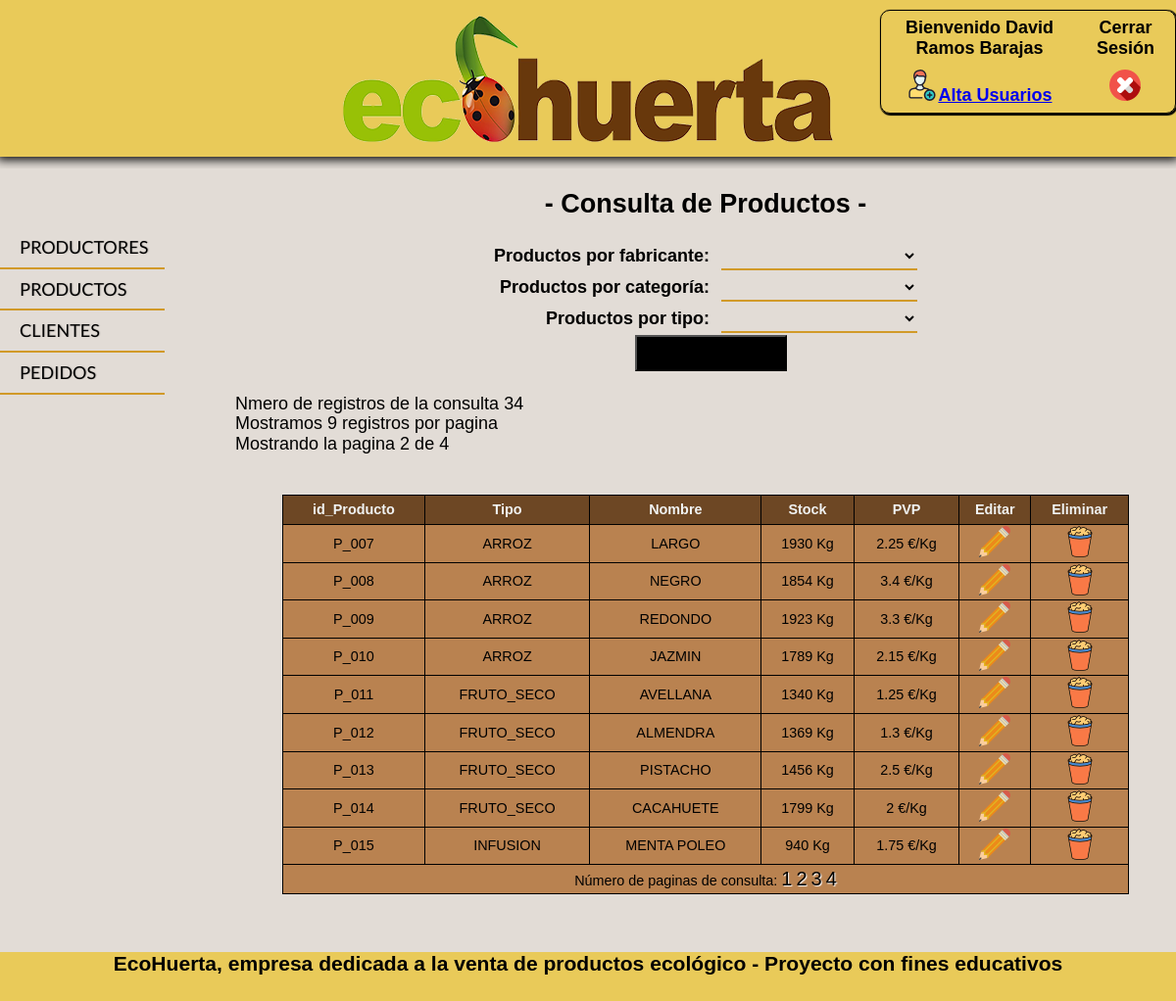
The page /php/consulta_producto.php?pagina=2 (signed in) on the database its author committed.
### tables this page shows
CREATE TABLE `productos` (
  `ID_PRODUCTO` varchar(5) NOT NULL,
  `ID_PRODUCTOR` varchar(5) NOT NULL,
  `NOM_COMERCIAL_PRODUCTO` varchar(30) NOT NULL,
  `TIPO_PRODUCTO` varchar(20) NOT NULL,
  `FAMILIA_PRODUCTO` varchar(20) NOT NULL,
  `KG_STOCK_PRODUCTO` int(4) NOT NULL,
  `PVP_KG_STOCK` float NOT NULL,
  `IMAGEN_PRODUCTO` longblob
);

### resources/funciones/funciones_productos.php (the view, shortened to what this page needs)
<?php
function select_producto_familia(){
    include("config.php");
    try {
        $conn = new PDO('mysql:host='.$host.';dbname=' . $bd, $usuario, $pass, array(PDO::MYSQL_ATTR_INIT_COMMAND => 'SET NAMES  \'UTF8\''));
        $conn->setAttribute(PDO::ATTR_ERRMODE, PDO::ERRMODE_EXCEPTION);
    } catch (PDOException $e) {
        print "  <p>Error: No puede conectarse con la base de datos.</p>\n\n";
        print "  <p>Error: " . $e->getMessage() . "</p>\n";
        exit();
    }
    $sql = "SELECT DISTINCT FAMILIA_PRODUCTO FROM productos";
    $statement = $conn ->prepare($sql);
    $statement->execute();
    $select_producto_familia = " ";
    $select_producto_familia.= "<option value=\"nulos\"></option>";
    while ($fila  = $statement -> fetch(PDO::FETCH_ASSOC))
    {
        $select_producto_familia.= "<option value=".$fila['FAMILIA_PRODUCTO'].">".$fila['FAMILIA_PRODUCTO']."</option>";
    }
    return $select_producto_familia;
};
function select_producto_tipo(){
    include("config.php");
    try {
        $conn = new PDO('mysql:host='.$host.';dbname=' . $bd, $usuario, $pass, array(PDO::MYSQL_ATTR_INIT_COMMAND => 'SET NAMES  \'UTF8\''));
        $conn->setAttribute(PDO::ATTR_ERRMODE, PDO::ERRMODE_EXCEPTION);
    } catch (PDOException $e) {
        print "  <p>Error: No puede conectarse con la base de datos.</p>\n\n";
        print "  <p>Error: " . $e->getMessage() . "</p>\n";
        exit();
    }
    $sql = "SELECT DISTINCT TIPO_PRODUCTO FROM productos";
    $statement = $conn ->prepare($sql);
    $statement->execute();
    $devuelve_select_tipo = " ";
    $devuelve_select_tipo.= "<option value=\"nulos\"></option>";
    while ($fila  = $statement -> fetch(PDO::FETCH_ASSOC))
    {
        $devuelve_select_tipo.= "<option value=".$fila['TIPO_PRODUCTO'].">".$fila['TIPO_PRODUCTO']."</option>";
    }
    return $devuelve_select_tipo;
};
function consultar_productos_total(){
    include("config.php");
     $sql= "SELECT * FROM productos";
    try {
        $conn = new PDO('mysql:host='.$host.';dbname=' . $bd, $usuario, $pass, array(PDO::MYSQL_ATTR_INIT_COMMAND => 'SET NAMES  \'UTF8\''));
        $conn->setAttribute(PDO::ATTR_ERRMODE, PDO::ERRMODE_EXCEPTION);
    } catch (PDOException $e) {
        print "  <p>Error: No puede conectarse con la base de datos.</p>\n\n";
        print "  <p>Error: " . $e->getMessage() . "</p>\n";
        exit();
    }
    if (isset($_GET['pagina'])){
         if ($_GET['pagina']==0){
            header("Location:consulta_producto.php");
        } else {
            $pagina=$_GET['pagina'];
        }
    } else {
         $pagina=1;
    }
    $tamano_paginas=9;
    $empezar_desde = ($pagina-1)*$tamano_paginas;
    $statement = $conn ->prepare($sql);
    $statement->execute();
    $num_filas=$statement->rowCount();
    $total_paginas=ceil($num_filas/$tamano_paginas);
    $devuelve_select = " ";
    $devuelve_select .=   "Nmero de registros de la consulta " . $num_filas . "<br>";
    $devuelve_select .=   "Mostramos  " . $tamano_paginas . " registros por pagina <br>";
    $devuelve_select .=   "Mostrando la pagina " . $pagina . " de " .$total_paginas."<br>";
    $devuelve_select .= "<br>";
    $devuelve_select .= "<br>";
    $sql_limite = "SELECT * FROM productos LIMIT $empezar_desde, $tamano_paginas";
    $statement = $conn ->prepare($sql_limite);
    $statement->execute();
    while ($fila  = $statement -> fetch(PDO::FETCH_ASSOC))
    {
        $ref=$fila['ID_PRODUCTO'];
        $devuelve_select.= "<tr><td>".$fila['ID_PRODUCTO']."</td><td>".$fila['TIPO_PRODUCTO']."</td><td>".$fila['NOM_COMERCIAL_PRODUCTO']."</td>
        <td>".$fila['KG_STOCK_PRODUCTO']." Kg</td><td>".$fila['PVP_KG_STOCK']." &#8364/Kg </td>
        <td><a href='modificar_producto.php?ref=$ref'> <img src='../img/edit.png'></a></td>
        <td><a href='borrar_producto.php?ref=$ref'><img src='../img/basket.png'></a></td></tr>";
    }
     $devuelve_select .= "<tr><td colspan=7> Número de paginas de consulta: ";
    for ($i=1; $i<=$total_paginas;$i++){
         $devuelve_select .= "<a class='enlaces' href='?pagina=". $i . "'>". $i . "</a>   ";
    }
    $devuelve_select .= "</td></tr>";
    return $devuelve_select;
};

### css/layout.css (style rules this page uses)
* { margin:0; padding: 0; }
html { font-size: 16px; font-family: 'Lato', sans-serif; }
body { background-color: #E2DCD6; }

### css/consulta_productor.css (style rules this page uses)
* { margin:0; padding: 0; box-sizing: border-box; }
html { font-family: Lato; font-size: 18px; }
table.tabla_muestra_productor tr { height:30px; }
.tabla_muestra_productor tr td { border:solid 1px black; padding: 1px; text-align: center; font-size: 0.8rem; }
a.enlaces { font-size: 20px; text-shadow: 1px 1px 1px white; text-decoration: none; color:black; }

### rows shown on the page
productos: ID_PRODUCTO "P_007", TIPO_PRODUCTO "ARROZ", NOM_COMERCIAL_PRODUCTO "LARGO", KG_STOCK_PRODUCTO "1930", PVP_KG_STOCK "2.25"
productos: ID_PRODUCTO "P_008", TIPO_PRODUCTO "ARROZ", NOM_COMERCIAL_PRODUCTO "NEGRO", KG_STOCK_PRODUCTO "1854", PVP_KG_STOCK "3.4"
productos: ID_PRODUCTO "P_009", TIPO_PRODUCTO "ARROZ", NOM_COMERCIAL_PRODUCTO "REDONDO", KG_STOCK_PRODUCTO "1923", PVP_KG_STOCK "3.3"
productos: ID_PRODUCTO "P_010", TIPO_PRODUCTO "ARROZ", NOM_COMERCIAL_PRODUCTO "JAZMIN", KG_STOCK_PRODUCTO "1789", PVP_KG_STOCK "2.15"
productos: ID_PRODUCTO "P_011", TIPO_PRODUCTO "FRUTO_SECO", NOM_COMERCIAL_PRODUCTO "AVELLANA", KG_STOCK_PRODUCTO "1340", PVP_KG_STOCK "1.25"
productos: ID_PRODUCTO "P_012", TIPO_PRODUCTO "FRUTO_SECO", NOM_COMERCIAL_PRODUCTO "ALMENDRA", KG_STOCK_PRODUCTO "1369", PVP_KG_STOCK "1.3"
productos: ID_PRODUCTO "P_013", TIPO_PRODUCTO "FRUTO_SECO", NOM_COMERCIAL_PRODUCTO "PISTACHO", KG_STOCK_PRODUCTO "1456", PVP_KG_STOCK "2.5"
productos: ID_PRODUCTO "P_014", TIPO_PRODUCTO "FRUTO_SECO", NOM_COMERCIAL_PRODUCTO "CACAHUETE", KG_STOCK_PRODUCTO "1799", PVP_KG_STOCK "2"
productos: ID_PRODUCTO "P_015", TIPO_PRODUCTO "INFUSION", NOM_COMERCIAL_PRODUCTO "MENTA POLEO", KG_STOCK_PRODUCTO "940", PVP_KG_STOCK "1.75"

### other values the page prints
$usuario "Bienvenido David Ramos Barajas"
